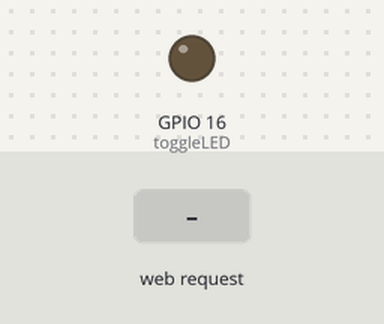
A sketch run on a simulated ESP8266 (NodeMCU). Parts: output pins drawn as LEDs (lit = HIGH). Inputs (shaded band) come from the test bench. WiFi joins after 1.5 s; servers stay silent unless stated; what the sketch prints to the serial monitor is not drawn.

Above: at 2.7 s.
2.8 s: HTTP request GET /toggle received
At 3.8 s:
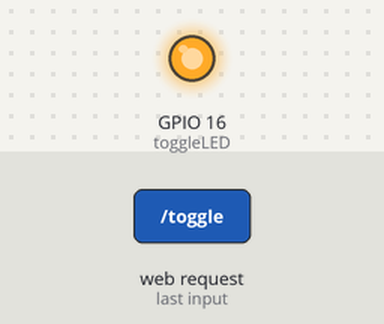
Timing chart, 0 to 5.8 s (numbered marks = the images above; inputs shaded):
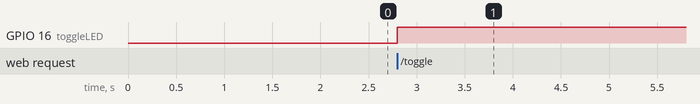

The sketch:

simple_web_server.ino
```cpp
#include<ESP8266WiFi.h>
#include<ESP8266WebServer.h>

ESP8266WebServer web;

char* ssid ="belkin.3d74";
char* pass ="Yellow@123";

void setup() {
  // put your setup code here, to run once:

  pinMode(16,OUTPUT);
  WiFi.begin(ssid,pass);
  Serial.begin(115200);
  while(WiFi.status()!=WL_CONNECTED)
  {
    Serial.print(".");
    delay(500);
  }
  Serial.println();
  Serial.println("IP Address:");
  Serial.println(WiFi.localIP());

  web.on("/",[](){web.send(200,"text/plain","Hello World");});
  web.on("/toggle",toggleLED);
  web.begin();

}

void loop() {
  // put your main code here, to run repeatedly:
 web.handleClient();
}

void toggleLED()
{
  digitalWrite(16,!digitalRead(16));
  web.send(204,"");
}
```

Measured:
- after the input at 2.8 s, GPIO 16 (toggleLED): LOW → HIGH at once
